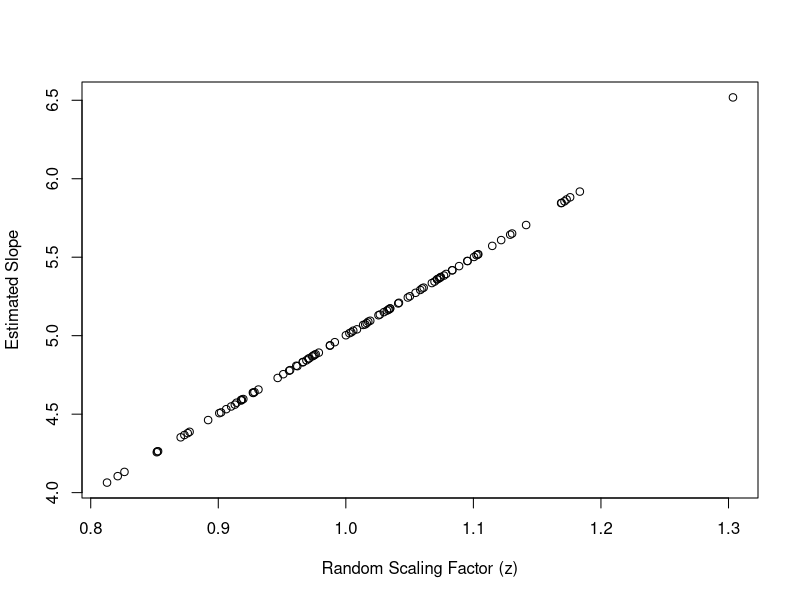

This chart was generated by the following R code: (Note: this script raises an error after producing the figure.)
set.seed(42)  # Set the random seed for reproducibility

x <- rnorm(n = 100, mean = 0, sd = 2)  # Generate 100 random normal numbers with mean 0 and variance 4

print(x)  # Print the values of x
set.seed(42)  # Set the random seed for reproducibility

y <- x*5 + 2 + runif(100, min = 0, max = 0.1)  # Multiply x by 5, add 2, and add 100 random uniform numbers between 0 and 0.1

print(y)  # Print the values of y
model <- lm(y ~ x)  # Fit a linear model of y on x
summary(model)  # Print the summary of the linear model
lm(formula = y ~ x)
# Set up empty vectors to store results
slopes <- vector("numeric", 100)
intercepts <- vector("numeric", 100)
random_nums <- vector("numeric", 100)

for (i in 1:100) {
  # Generate random scaling factor
  z <- rnorm(1, mean = 1, sd = 0.1)
  # Generate x and transform it
  x <- rnorm(100, mean = 0, sd = 2)
  y <- 5*x*z + 2 + runif(100, min = 0, max = 0.1)
  # Fit linear model and store slope and intercept
  model <- lm(y ~ x)
  slopes[i] <- coef(model)[2]
  intercepts[i] <- coef(model)[1]
  random_nums[i] <- z
}

# Print summary of results
summary(data.frame(random_nums, slopes, intercepts))
# Plot z vs estimated slope
pdf("plot10.pdf")
plot(random_nums, slopes, xlab = "Random Scaling Factor (z)", ylab = "Estimated Slope")
dev.off()

# Define number of trials
n_trials <- 10000

# Define function to simulate one trial
monty_hall_trial <- function() {
  # Define doors
  doors <- c("goat", "goat", "car")
  
  # Shuffle doors
  doors <- sample(doors)
  
  # Choose a door
  chosen_door <- sample(1:3, 1)
  
  # Determine which door Monty Hall opens
  if (doors[chosen_door] == "car") {
    open_door <- sample(c(2, 3), 1)
  } else {
    open_door <- setdiff(1:3, c(chosen_door, which(doors == "car")))
  }
  
  # Determine whether to switch or stick with original choice
  switch_choice <- ifelse(doors[setdiff(1:3, c(chosen_door, open_door))] == "car", 1, 0)
  
  # Return switch choice result
  return(switch_choice)
}

# Simulate trials and calculate proportion of wins by switching choice
results <- replicate(n_trials, monty_hall_trial())
prop_wins_by_switching <- sum(results) / n_trials

# Print results
cat("Proportion of wins by switching choice:", prop_wins_by_switching, "\n")


# Set the number of simulations and initialize the win counters
n_sims <- 10000
win_stay <- 0
win_change <- 0

# Run the simulations
for (i in 1:n_sims) {
  # Randomly assign the prize to a door (1, 2, or 3)
  prize <- sample(1:3, 1)
  
  # Randomly choose a door (1, 2, or 3)
  choice <- sample(1:3, 1)
  
  # Host opens a door that does not have the prize and is not the chosen door
  open_door <- sample(setdiff(1:3, c(prize, choice)), 1)
  
  # Determine the result if the player sticks with their original choice
  if (choice == prize) {
    win_stay <- win_stay + 1
  }
  
  # Determine the result if the player changes their choice
  new_choice <- sample(setdiff(1:3, c(choice, open_door)), 1)
  if (new_choice == prize) {
    win_change <- win_change + 1
  }
}

# Create the bar graph
barplot(c(win_stay, win_change), names.arg = c("Stick with original choice", "Change choice"), 
        xlab = "Strategy", ylab = "Number of wins", col = c("blue", "red"))
